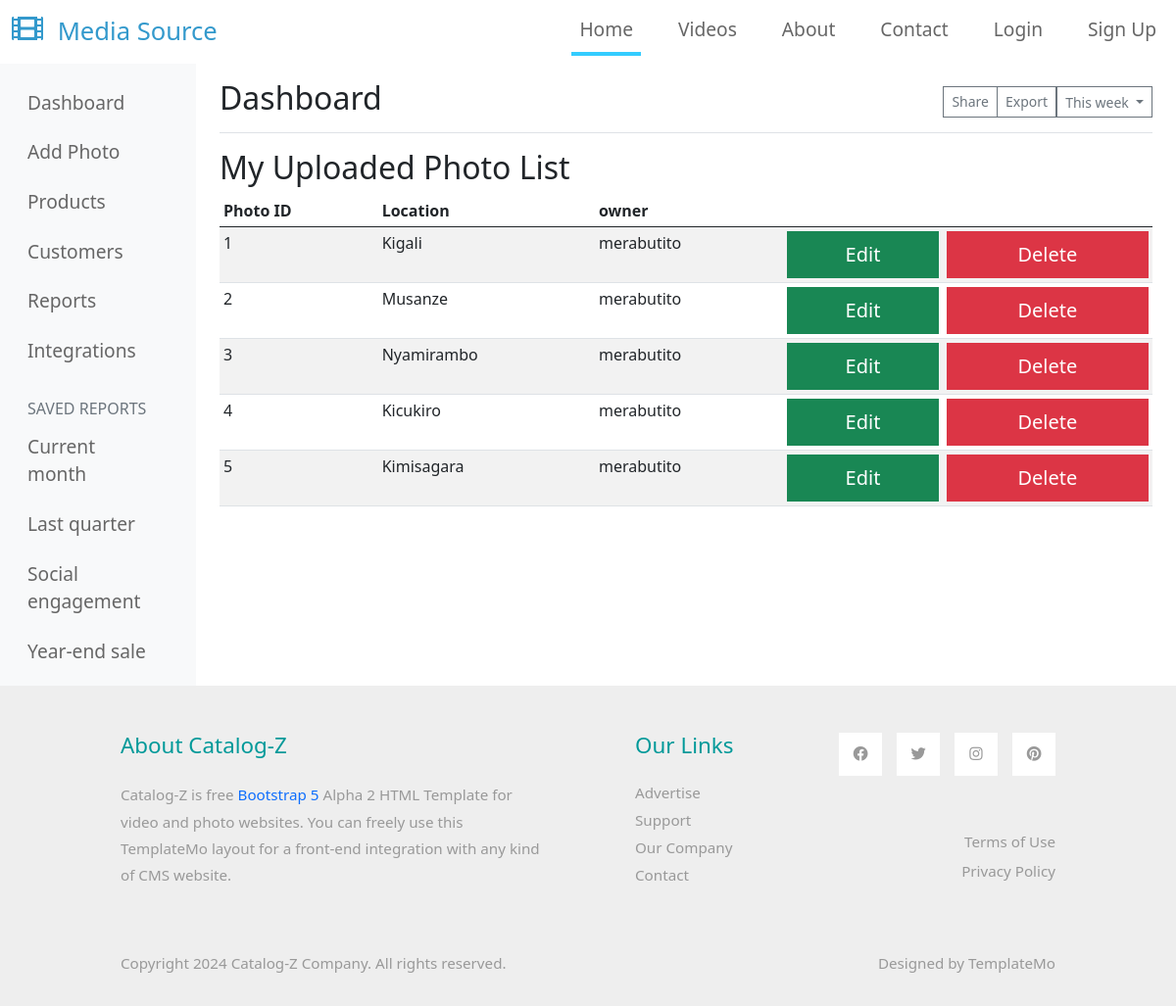
The page /dashboard/ on the database as committed earlier.
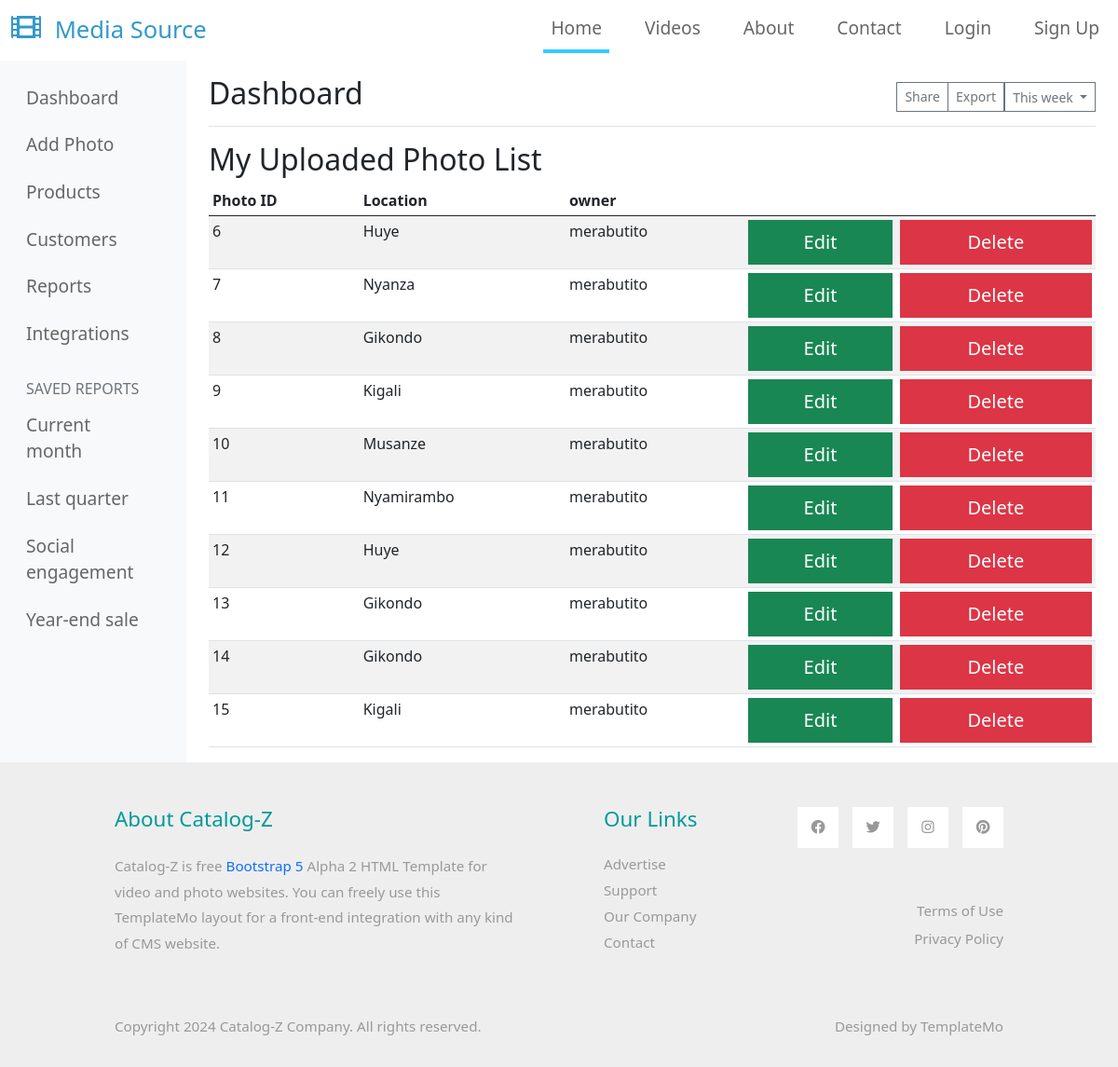
The same page on the database as committed later.
### media_app/models.py (models this page shows, shortened)
class Image(models.Model):
    photo = models.ImageField(upload_to='upload')
    location = models.CharField(max_length=30)
    description = models.TextField()
    owner = models.ForeignKey(User, on_delete=models.CASCADE)

### media_app/views.py (the view)
# urls.py: path('dashboard/', views.DashboardView, name='dashboard'),
def DashboardView(request):
    page1 = 1
    images = Image.objects.all()
    context = {'images': images, 'page1': page1}
    return render(request, 'dashboard.html', context)

### templates/dashboard.html (shortened to what this page needs)
<!doctype html>
{%extends 'base.html'%}
{%load static%}
{%load crispy_forms_tags%}
{%block content%}
<div class="container-fluid">
  <div class="row">
    <nav id="sidebarMenu" class="col-md-3 col-lg-2 d-md-block bg-light sidebar collapse">
      <div class="position-sticky pt-3 sidebar-sticky">
        <ul class="nav flex-column">
          <li class="nav-item">
            <a class="nav-link active" aria-current="page" href="{%url 'dashboard'%}">
              Dashboard
            </a>
          </li>
          <li class="nav-item">
            <a class="nav-link" href="{%url 'addphoto'%}">
              Add Photo
            </a>
          </li>
          <li class="nav-item">
            <a class="nav-link" href="#">
              Products
            </a>
          </li>
          <li class="nav-item">
            <a class="nav-link" href="#">
              Customers
            </a>
          </li>
          <li class="nav-item">
            <a class="nav-link" href="#">
              Reports
            </a>
          </li>
          <li class="nav-item">
            <a class="nav-link" href="#">
              Integrations
            </a>
          </li>
        </ul>
        <h6
          class="sidebar-heading d-flex justify-content-between align-items-center px-3 mt-4 mb-1 text-muted text-uppercase">
          <span>Saved reports</span>
        </h6>
        <ul class="nav flex-column mb-2">
          <li class="nav-item">
            <a class="nav-link" href="#">
              Current month
            </a>
          </li>
          <li class="nav-item">
            <a class="nav-link" href="#">
              Last quarter
            </a>
          </li>
          <li class="nav-item">
            <a class="nav-link" href="#">
              Social engagement
            </a>
          </li>
          <li class="nav-item">
            <a class="nav-link" href="#">
              Year-end sale
            </a>
          </li>
        </ul>
      </div>
    </nav>
    <main class="col-md-9 ms-sm-auto col-lg-10 px-md-4">
      <div
        class="d-flex justify-content-between flex-wrap flex-md-nowrap align-items-center pt-3 pb-2 mb-3 border-bottom">
        <h1 class="h2">Dashboard</h1>
        <div class="btn-toolbar mb-2 mb-md-0">
          <div class="btn-group me-2">
            <button type="button" class="btn btn-sm btn-outline-secondary">Share</button>
            <button type="button" class="btn btn-sm btn-outline-secondary">Export</button>
          </div>
          <button type="button" class="btn btn-sm btn-outline-secondary dropdown-toggle">
            This week
          </button>
        </div>
      </div>
      {%if page1%}
      {%include 'messages/messages.html'%}
      <h2>My Uploaded Photo List</h2>
      <div class="table-responsive">
        <table class="table table-striped table-sm">
          <thead>
            <tr>
              <th scope="col">Photo ID</th>
              <th scope="col">Location</th>
              <th scope="col">owner</th>
              <th scope="col" colspan="2" class="text-center"></th>
            </tr>
          </thead>
          <tbody>
            {%for image in images%}
            <tr>
              <td>{{image.id}}</td>
              <td>{{image.location}}</td>
              <td>{{image.owner.username}}</td>
              <td><a href="#" class="btn btn-lg btn-block btn-success">Edit</a></td>
              <td><a onclick="return confirm('Are you sure you want to delete')" href="{%url 'delete' image.id%}"
                  class="btn btn-lg btn-block btn-danger">Delete</a></td>
            </tr>
            {%endfor%}
          </tbody>
        </table>
      </div>
      {%endif%}
    </main>
  </div>
</div>
{%endblock%}

Rows that differ between the two databases and show on the page:
removed Image: id "1", location "Kigali", owner.username "merabutito"
removed Image: id "2", location "Musanze", owner.username "merabutito"
removed Image: id "3", location "Nyamirambo", owner.username "merabutito"
removed Image: id "4", location "Kicukiro", owner.username "merabutito"
removed Image: id "5", location "Kimisagara", owner.username "merabutito"
added Image: id "6", location "Huye", owner.username "merabutito"
added Image: id "7", location "Nyanza", owner.username "merabutito"
added Image: id "8", location "Gikondo", owner.username "merabutito"
added Image: id "9", location "Kigali", owner.username "merabutito"
added Image: id "10", location "Musanze", owner.username "merabutito"
added Image: id "11", location "Nyamirambo", owner.username "merabutito"
added Image: id "12", location "Huye", owner.username "merabutito"
added Image: id "13", location "Gikondo", owner.username "merabutito"
added Image: id "14", location "Gikondo", owner.username "merabutito"
added Image: id "15", location "Kigali", owner.username "merabutito"
